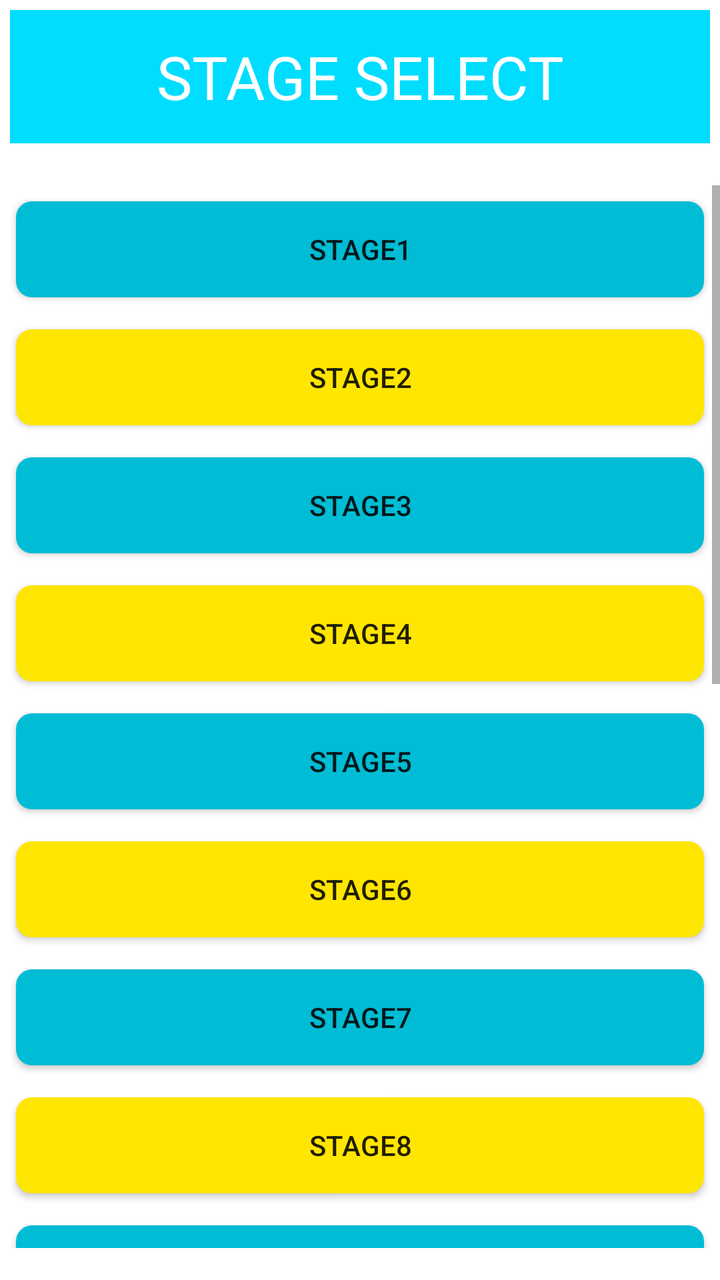
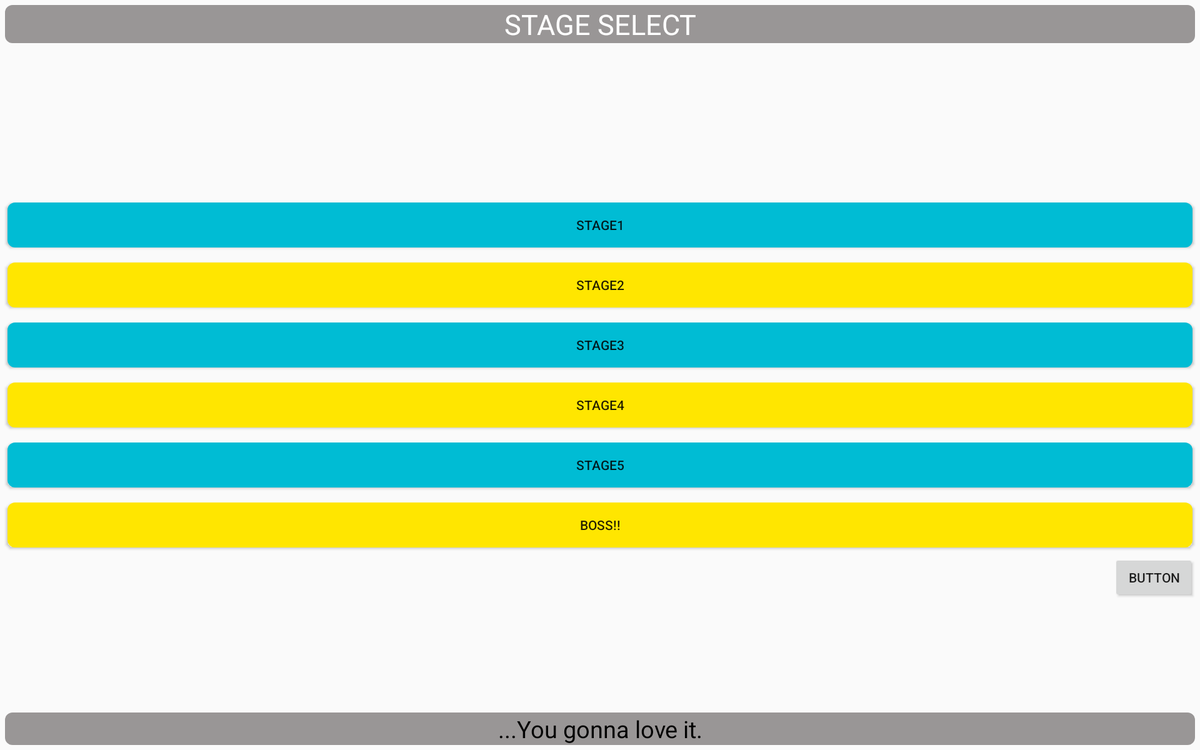

One screen, two layout resources from the same app: the default and the author's alternative for another configuration. Each is rendered where Android would select it; the XML of both is given below.
<!-- AndroidManifest.xml: application theme AppTheme -->
<!-- res/layout/activity_stageselect.xml -->
<?xml version="1.0" encoding="utf-8"?>
<LinearLayout xmlns:android="http://schemas.android.com/apk/res/android"
    xmlns:app="http://schemas.android.com/apk/res-auto"
    xmlns:tools="http://schemas.android.com/tools"
    android:layout_width="match_parent"
    android:layout_height="match_parent"
    android:background="@color/white"
    android:orientation="vertical"
    tools:context="com.lifeistech.android.techdragon.stageselectActivity">

    <TextView
        android:id="@+id/stageselectText"
        android:layout_width="match_parent"
        android:layout_height="wrap_content"
        android:layout_alignParentTop="true"
        android:layout_margin="5dp"
        android:layout_weight="0.05"
        android:background="@android:color/holo_blue_bright"
        android:gravity="center_vertical|center_horizontal"
        android:text="STAGE SELECT"
        android:textColor="@color/white"
        android:textSize="30sp" />c

    <ScrollView
        android:layout_width="match_parent"
        android:layout_height="0dp"
        android:layout_alignParentLeft="true"
        android:layout_alignParentStart="true"
        android:layout_centerVertical="true"
        android:layout_marginBottom="16dp"
        android:layout_marginTop="16dp"
        android:layout_weight="1"
        android:background="@color/white">

        <LinearLayout
            android:id="@+id/linearLayout"
            android:layout_width="match_parent"
            android:layout_height="wrap_content"
            android:background="@color/white"
            android:orientation="vertical">

            <Button
                android:id="@+id/button2"
                android:layout_width="match_parent"
                android:layout_height="wrap_content"
                android:layout_margin="8dp"
                android:background="@drawable/button_material"
                android:onClick="stage1"
                android:text="STAGE1" />

            <Button
                android:id="@+id/button4"
                android:layout_width="match_parent"
                android:layout_height="wrap_content"
                android:layout_margin="8dp"
                android:background="@drawable/button_yellow"
                android:onClick="stage2"
                android:text="STAGE2" />

            <Button
                android:id="@+id/button3"
                android:layout_width="match_parent"
                android:layout_height="wrap_content"
                android:layout_margin="8dp"
                android:background="@drawable/button_material"
                android:onClick="stage3"
                android:text="STAGE3" />

            <Button
                android:id="@+id/button5"
                android:layout_width="match_parent"
                android:layout_height="wrap_content"
                android:layout_margin="8dp"
                android:background="@drawable/button_yellow"
                android:onClick="stage4"
                android:text="STAGE4" />

            <Button
                android:layout_width="match_parent"
                android:layout_height="wrap_content"
                android:layout_margin="8dp"
                android:background="@drawable/button_material"
                android:onClick="stage5"
                android:text="STAGE5" />

            <Button
                android:id="@+id/button7"
                android:layout_width="match_parent"
                android:layout_height="wrap_content"
                android:layout_margin="8dp"
                android:background="@drawable/button_yellow"
                android:onClick="stage6"
                android:text="STAGE6" />

            <Button
                android:id="@+id/button6"
                android:layout_width="match_parent"
                android:layout_height="wrap_content"
                android:layout_margin="8dp"
                android:background="@drawable/button_material"
                android:onClick="stage7"
                android:text="STAGE7" />

            <Button
                android:id="@+id/button"
                android:layout_width="match_parent"
                android:layout_height="wrap_content"
                android:layout_alignEnd="@+id/next"
                android:layout_alignRight="@+id/next"
                android:layout_below="@+id/linearLayout"
                android:layout_margin="8dp"
                android:background="@drawable/button_yellow"
                android:onClick="stage8"
                android:text="STAGE8" />

            <Button
                android:id="@+id/button8"
                android:layout_width="match_parent"
                android:layout_height="wrap_content"
                android:layout_margin="8dp"
                android:background="@drawable/button_material"
                android:onClick="stage9"
                android:text="STAGE9" />

            <Button
                android:id="@+id/button10"
                android:layout_width="match_parent"
                android:layout_height="wrap_content"
                android:layout_margin="8dp"
                android:background="@drawable/button_yellow"
                android:onClick="stage10"
                android:text="STAGE10" />

            <Button
                android:id="@+id/button9"
                android:layout_width="match_parent"
                android:layout_height="wrap_content"
                android:layout_margin="8dp"
                android:background="@drawable/button_material"
                android:onClick="stage11"
                android:text="STAGE11" />

            <Button
                android:id="@+id/button12"
                android:layout_width="match_parent"
                android:layout_height="wrap_content"
                android:layout_margin="8dp"
                android:background="@drawable/button_yellow"
                android:onClick="stage12"
                android:text="STAGE12" />

            <Button
                android:id="@+id/button11"
                android:layout_width="match_parent"
                android:layout_height="wrap_content"
                android:layout_margin="8dp"
                android:background="@drawable/button_material"
                android:onClick="stage13"
                android:text="STAGE13" />

            <Button
                android:id="@+id/button13"
                android:layout_width="match_parent"
                android:layout_height="wrap_content"
                android:layout_margin="8dp"
                android:background="@drawable/button_yellow"
                android:onClick="stage14"
                android:text="STAGE14" />

            <Button
                android:id="@+id/button21"
                android:layout_width="match_parent"
                android:layout_height="wrap_content"
                android:layout_margin="8dp"
                android:background="@drawable/button_material"
                android:onClick="stage15"
                android:text="STAGE15" />

            <Button
                android:id="@+id/button23"
                android:layout_width="match_parent"
                android:layout_height="wrap_content"
                android:layout_margin="8dp"
                android:background="@drawable/button_yellow"
                android:onClick="stage16"
                android:text="STAGE16" />

            <Button
                android:id="@+id/button24"
                android:layout_width="match_parent"
                android:layout_height="wrap_content"
                android:layout_margin="8dp"
                android:background="@drawable/button_material"
                android:onClick="stage17"
                android:text="STAGE17" />

            <TextView
                android:id="@+id/next"
                android:layout_width="match_parent"
                android:layout_height="match_parent"
                android:layout_alignParentBottom="true"
                android:layout_gravity="center_vertical|center_horizontal"
                android:layout_margin="5dp"
                android:background="@drawable/button_kadomaru"
                android:gravity="center_vertical|center_horizontal"
                android:text="...You gonna love it."
                android:textColor="@color/black"
                android:textSize="25sp" />

        </LinearLayout>

    </ScrollView>

</LinearLayout>
<!-- resources referenced by this layout -->
<resources>
  <color name="black">#000</color>
  <color name="white">#FFF</color>
  <!-- drawable button_kadomaru (drawable) -->
  <?xml version="1.0" encoding="utf-8"?>
  <selector xmlns:android="http://schemas.android.com/apk/res/android">
  
      <item android:state_pressed="true">
          <shape>
              <solid android:color="#aa000000" />
              <corners android:radius="8dp" />
          </shape>
      </item>
  
      <item android:state_focused="true">
          <shape>
              <solid android:color="#aa000000" />
              <corners android:radius="8dp" />
          </shape>
      </item>
  
      <item>
          <shape>
              <solid android:color="#999696" />
              <corners android:radius="8dp" />
          </shape>
      </item>
  
  </selector>
  <!-- drawable button_material (drawable) -->
  <?xml version="1.0" encoding="utf-8"?>
  <selector xmlns:android="http://schemas.android.com/apk/res/android">
  
      <item android:state_pressed="true">
          <shape>
              <solid android:color="#aa00bcd4" />
              <corners android:radius="8dp" />
          </shape>
      </item>
  
      <item android:state_focused="true">
          <shape>
              <solid android:color="#aa00bcd4" />
              <corners android:radius="8dp" />
          </shape>
      </item>
  
      <item>
          <shape>
              <solid android:color="#00bcd4" />
              <corners android:radius="8dp" />
          </shape>
      </item>
  
  </selector>
  <!-- drawable button_yellow (drawable) -->
  <?xml version="1.0" encoding="utf-8"?>
  <selector xmlns:android="http://schemas.android.com/apk/res/android">
  
      <item android:state_pressed="true">
          <shape>
              <solid android:color="#aaeff708" />
              <corners android:radius="8dp" />
          </shape>
      </item>
  
      <item android:state_focused="true">
          <shape>
              <solid android:color="#aaf7e700" />
              <corners android:radius="8dp" />
          </shape>
      </item>
  
      <item>
          <shape>
              <solid android:color="#ffe600" />
              <corners android:radius="8dp" />
          </shape>
      </item>
  
  </selector>
  <style name="AppTheme" parent="Theme.AppCompat.Light.NoActionBar">
          
      </style>
</resources>
<!-- res/layout-xlarge/activity_stageselect.xml (the author's variant of the layout above) -->
<!-- drawn on a large tablet held sideways -->
<?xml version="1.0" encoding="utf-8"?>
<RelativeLayout xmlns:android="http://schemas.android.com/apk/res/android"
    xmlns:app="http://schemas.android.com/apk/res-auto"
    xmlns:tools="http://schemas.android.com/tools"
    android:layout_width="match_parent"
    android:layout_height="match_parent"
    tools:context="com.lifeistech.android.techdragon.stageselectActivity">

    <TextView
        android:layout_alignParentTop="true"
        android:id="@+id/stageselectText"
        android:layout_width="match_parent"
        android:layout_height="wrap_content"
        android:layout_margin="5dp"
        android:background="@drawable/button_kadomaru"
        android:gravity="center_vertical|center_horizontal"
        android:text="STAGE SELECT"
        android:textColor="@color/white"
        android:textSize="30sp" />

    <LinearLayout
        android:layout_centerInParent="true"
        android:layout_width="match_parent"
        android:layout_height="wrap_content"
        android:orientation="vertical"
        android:weightSum="1"
        android:id="@+id/linearLayout">

        <Button
            android:id="@+id/button2"
            android:layout_width="match_parent"
            android:layout_height="wrap_content"
            android:layout_margin="8dp"
            android:background="@drawable/button_material"
            android:onClick="stage1"
            android:text="STAGE1" />

        <Button
            android:id="@+id/button4"
            android:layout_width="match_parent"
            android:layout_height="wrap_content"
            android:layout_margin="8dp"
            android:background="@drawable/button_yellow"
            android:onClick="stage2"
            android:text="STAGE2" />

        <Button
            android:id="@+id/button3"
            android:layout_width="match_parent"
            android:layout_height="wrap_content"
            android:layout_margin="8dp"
            android:background="@drawable/button_material"
            android:onClick="stage3"
            android:text="STAGE3" />

        <Button
            android:id="@+id/button5"
            android:layout_width="match_parent"
            android:layout_height="wrap_content"
            android:layout_margin="8dp"
            android:background="@drawable/button_yellow"
            android:onClick="stage4"
            android:text="STAGE4" />

        <Button
            android:layout_width="match_parent"
            android:layout_height="wrap_content"
            android:layout_margin="8dp"
            android:background="@drawable/button_material"
            android:onClick="stage5"
            android:text="STAGE5" />

        <Button
            android:id="@+id/button7"
            android:layout_width="match_parent"
            android:layout_height="wrap_content"
            android:layout_margin="8dp"
            android:background="@drawable/button_yellow"
            android:onClick="stage6"
            android:text="BOSS!!" />

    </LinearLayout>

    <TextView
        android:layout_alignParentBottom="true"
        android:id="@+id/next"
        android:layout_width="match_parent"
        android:layout_height="wrap_content"
        android:layout_gravity="center_vertical|center_horizontal"
        android:layout_margin="5dp"
        android:background="@drawable/button_kadomaru"
        android:gravity="center_vertical|center_horizontal"
        android:text="...You gonna love it."
        android:textColor="@color/black"
        android:textSize="25sp" />

    <Button
        android:id="@+id/button"
        android:layout_width="wrap_content"
        android:layout_height="wrap_content"
        android:layout_below="@+id/linearLayout"
        android:text="Button"
        android:layout_alignRight="@+id/next"
        android:layout_alignEnd="@+id/next" />

</RelativeLayout>
